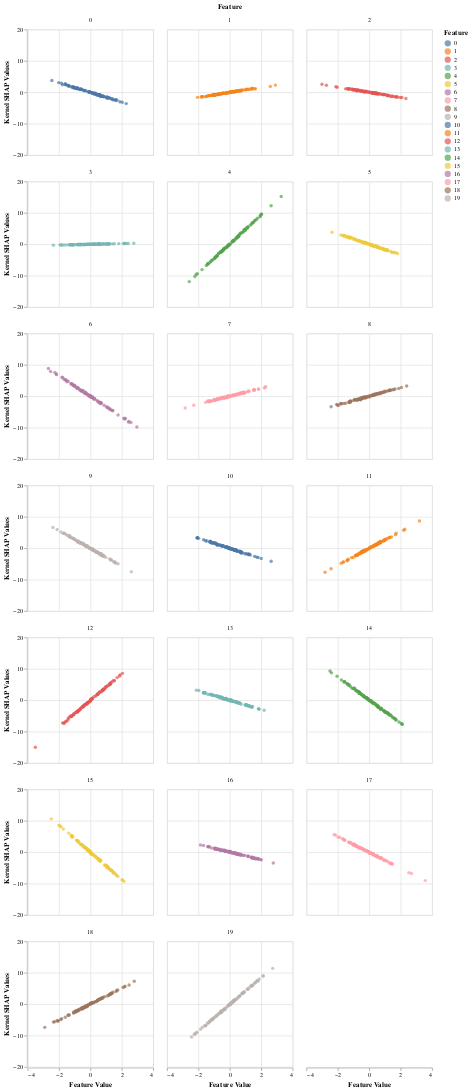

Notebook source saved alongside this figure:
### Code cell
alt.Chart(data_df).mark_point(filled=True).encode(
    alt.Y('Kernel SHAP Values:Q'),
    alt.X('Feature Value:Q'),
    alt.Color('Feature:N'),
    alt.Facet('Feature:N')
).properties(
    columns=3,
    width=200,
    height=200
)

### Figure 1 — Vega-Lite specification as saved in the notebook (floating-point values rounded to 4 significant figures; data arrays with more than 128 entries replaced by an {"elided": "..."} marker saying what was removed)
{"$schema": "https://vega.github.io/schema/vega-lite/v3.2.1.json", "columns": 3, "config": {"mark": {"tooltip": null}, "view": {"height": 300, "width": 400}}, "data": {"name": "data-5d695c373579fbd1f7b425eb35b3ed0b"}, "datasets": {"data-5d695c373579fbd1f7b425eb35b3ed0b": {"elided": "2000 records"}}, "encoding": {"color": {"field": "Feature", "type": "nominal"}, "facet": {"field": "Feature", "type": "nominal"}, "x": {"field": "Feature Value", "type": "quantitative"}, "y": {"field": "Kernel SHAP Values", "type": "quantitative"}}, "height": 200, "mark": {"filled": true, "type": "point"}, "width": 200}
